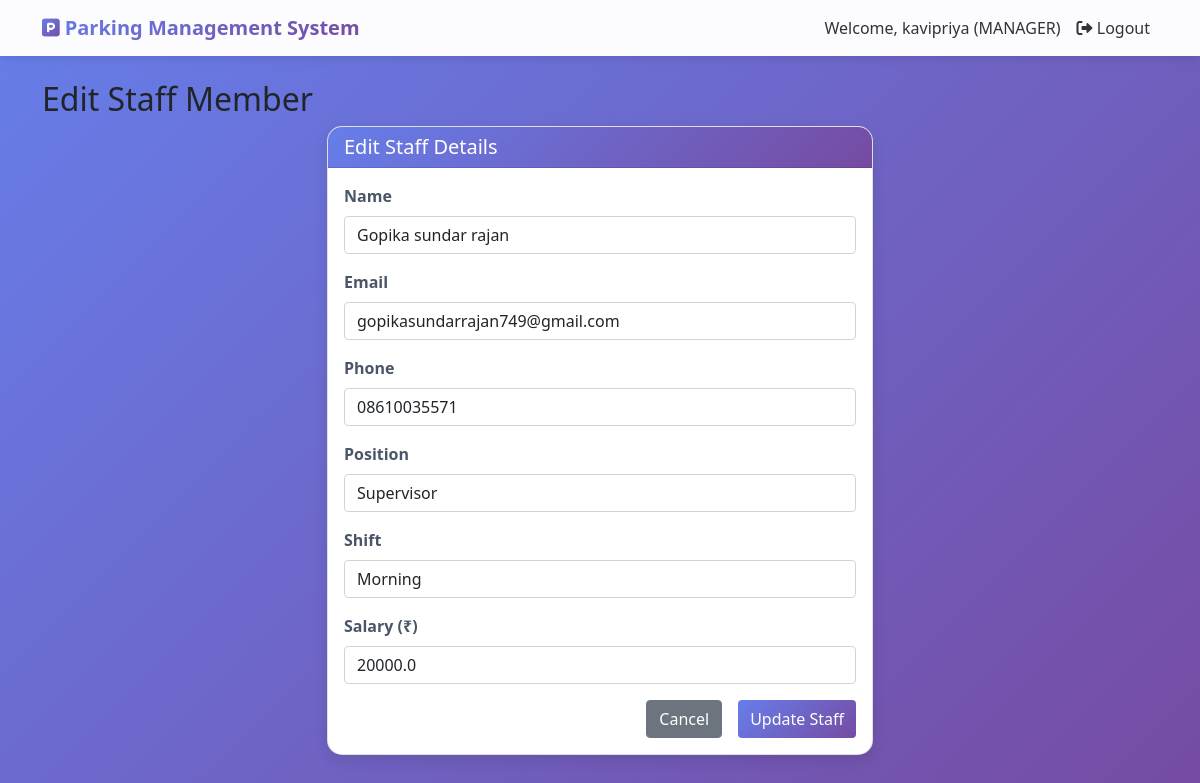
/manager/edit_staff/1 (signed in), run on the app's committed database.
### models.py (models this page shows)
class User(UserMixin, db.Model):
    id = db.Column(db.Integer, primary_key=True)
    name = db.Column(db.String(100), nullable=False)
    email = db.Column(db.String(100), unique=True, nullable=False)
    phone = db.Column(db.String(15), nullable=False)
    password = db.Column(db.String(200), nullable=False)
    vehicle_number = db.Column(db.String(20), nullable=True)
    role = db.Column(db.String(30), default='user')
    created_at = db.Column(db.DateTime, default=datetime.utcnow)
    bookings = db.relationship('Booking', backref='user', lazy=True)
    manager_application = db.relationship('ManagerApplication', backref='user', uselist=False)

class Staff(db.Model):
    id = db.Column(db.Integer, primary_key=True)
    name = db.Column(db.String(100), nullable=False)
    email = db.Column(db.String(100), unique=True, nullable=False)
    phone = db.Column(db.String(15), nullable=False)
    position = db.Column(db.String(50), nullable=False)
    shift = db.Column(db.String(20), nullable=False)
    salary = db.Column(db.Float, nullable=False)
    joining_date = db.Column(db.DateTime, default=datetime.utcnow)
    status = db.Column(db.String(20), default='active')

### app.py (the view)
@app.route('/manager/edit_staff/<int:staff_id>')
@login_required
def edit_staff(staff_id):
    if current_user.role != 'manager':
        flash('Access denied!', 'danger')
        return redirect(url_for('user_dashboard'))
    staff = Staff.query.get_or_404(staff_id)
    return render_template('manager/edit_staff.html', staff=staff)

### app.py (called while the page is built)
@login_manager.user_loader
def load_user(user_id):
    return User.query.get(int(user_id))

@app.context_processor
def utility_processor():
    return {'now': datetime.now}

### templates/manager/edit_staff.html (shortened to what this page needs)
{% extends "base.html" %}
{% block content %}
<h2>Edit Staff Member</h2>
<div class="row">
    <div class="col-md-6 mx-auto">
        <div class="card">
            <div class="card-header">
                <h5>Edit Staff Details</h5>
            </div>
            <div class="card-body">
                <form method="POST" action="{{ url_for('update_staff', staff_id=staff.id) }}">
                    <div class="mb-3">
                        <label for="name" class="form-label">Name</label>
                        <input type="text" class="form-control" id="name" name="name" value="{{ staff.name }}" required>
                    </div>
                    <div class="mb-3">
                        <label for="email" class="form-label">Email</label>
                        <input type="email" class="form-control" id="email" name="email" value="{{ staff.email }}" required>
                    </div>
                    <div class="mb-3">
                        <label for="phone" class="form-label">Phone</label>
                        <input type="tel" class="form-control" id="phone" name="phone" value="{{ staff.phone }}" required>
                    </div>
                    <div class="mb-3">
                        <label for="position" class="form-label">Position</label>
                        <select class="form-control" id="position" name="position" required>
                            <option value="Supervisor" {% if staff.position == 'Supervisor' %}selected{% endif %}>Supervisor</option>
                        </select>
                    </div>
                    <div class="mb-3">
                        <label for="shift" class="form-label">Shift</label>
                        <select class="form-control" id="shift" name="shift" required>
                            <option value="morning" {% if staff.shift == 'morning' %}selected{% endif %}>Morning</option>
                        </select>
                    </div>
                    <div class="mb-3">
                        <label for="salary" class="form-label">Salary (₹)</label>
                        <input type="number" step="0.01" class="form-control" id="salary" name="salary" value="{{ staff.salary }}" required>
                    </div>
                    <div class="d-grid gap-2 d-md-flex justify-content-md-end">
                        <a href="{{ url_for('manage_staff') }}" class="btn btn-secondary me-md-2">Cancel</a>
                        <button type="submit" class="btn btn-primary">Update Staff</button>
                    </div>
                </form>
            </div>
        </div>
    </div>
</div>
{% endblock %}

### templates/base.html (shortened to what this page needs)
<!DOCTYPE html>
<html lang="en">
<head>
    <link rel="stylesheet" href="{{ url_for('static', filename='css/style.css') }}">
    <link rel="stylesheet" href="https://cdnjs.cloudflare.com/ajax/libs/font-awesome/6.0.0/css/all.min.css">   <link href="https://cdn.jsdelivr.net/npm/bootstrap@5.1.3/dist/css/bootstrap.min.css" rel="stylesheet">
    <link rel="stylesheet" href="https://cdnjs.cloudflare.com/ajax/libs/font-awesome/6.0.0/css/all.min.css">
</head>
<body>
    <nav class="navbar navbar-expand-lg navbar-light">
        <div class="container">
            <a class="navbar-brand" href="/">
                <i class="fas fa-parking"></i> Parking Management System
            </a>
            <div class="collapse navbar-collapse" id="navbarNav">
                <ul class="navbar-nav ms-auto">
                    {% if current_user.is_authenticated %}
                        <li class="nav-item">
                            <span class="nav-link">Welcome, {{ current_user.name }} ({{ current_user.role|upper }})</span>
                        </li>
                        <li class="nav-item">
                            <a class="nav-link" href="{{ url_for('logout') }}">
                                <i class="fas fa-sign-out-alt"></i> Logout
                            </a>
                        </li>
                    {% endif %}
                </ul>
            </div>
        </div>
    </nav>
    <div class="container mt-4">
        {% block content %}{% endblock %}
    </div>
</body>
</html>

### static/css/style.css (style rules this page uses)
* { margin: 0; padding: 0; box-sizing: border-box; }
body { font-family: 'Poppins', 'Segoe UI', Tahoma, Geneva, Verdana, sans-serif; background: linear-gradient(135deg, #667eea 0%, #764ba2 100%); min-height: 100vh; overflow-x: hidden; }
.navbar { background: rgba(255, 255, 255, 0.98) !important; box-shadow: 0 2px 20px rgba(0, 0, 0, 0.1); backdrop-filter: blur(10px); padding: 1rem 0; }
.navbar-brand { font-size: 1.5rem; font-weight: bold; background: linear-gradient(135deg, #667eea 0%, #764ba2 100%); -webkit-background-clip: text; background-clip: text; color: transparent !important; transition: all 0.3s ease; }
.navbar-brand i { background: linear-gradient(135deg, #667eea 0%, #764ba2 100%); -webkit-background-clip: text; background-clip: text; color: transparent; }
.nav-link { color: #333 !important; font-weight: 500; transition: all 0.3s ease; position: relative; }
.nav-link::after { content: ''; position: absolute; width: 0; height: 2px; background: linear-gradient(135deg, #667eea 0%, #764ba2 100%); bottom: 0; left: 50%; transition: all 0.3s ease; }
.card { border: none; border-radius: 20px; box-shadow: 0 10px 40px rgba(0, 0, 0, 0.1); transition: all 0.3s ease; overflow: hidden; background: white; }
.card-header { background: linear-gradient(135deg, #667eea 0%, #764ba2 100%); color: white; border: none; padding: 1rem 1.5rem; font-weight: 600; }
.card-header h5, .card-header h3 { margin: 0; color: white; }
.card-body { padding: 1.5rem; }
.btn { border-radius: 50px; padding: 0.6rem 1.5rem; font-weight: 600; transition: all 0.3s ease; position: relative; overflow: hidden; }
.btn::before { content: ''; position: absolute; top: 50%; left: 50%; width: 0; height: 0; border-radius: 50%; background: rgba(255, 255, 255, 0.3); transform: translate(-50%, -50%); transition: width 0.6s, height 0.6s; }
.btn-primary { background: linear-gradient(135deg, #667eea 0%, #764ba2 100%); border: none; color: white; }
.form-control, .form-select { border-radius: 10px; border: 2px solid #e2e8f0; padding: 0.7rem 1rem; transition: all 0.3s ease; font-size: 0.95rem; }
.form-label { font-weight: 600; color: #4a5568; margin-bottom: 0.5rem; }
.card, .dashboard-card, .alert { animation: fadeIn 0.6s ease; }
.card { box-shadow:0 2px 10px rgba(0,0,0,0.1); }

### templates/base.html (style rules this page uses)
body { background: linear-gradient(135deg, #667eea 0%, #764ba2 100%); min-height: 100vh; }
.navbar { background: rgba(255,255,255,0.95); box-shadow: 0 2px 10px rgba(0,0,0,0.1); }
.card { border-radius: 15px; box-shadow: 0 5px 15px rgba(0,0,0,0.1); transition: transform 0.3s; }
.btn-primary { background: linear-gradient(135deg, #667eea 0%, #764ba2 100%); border: none; }

### data on the page
User: name "kavipriya", role "MANAGER"
Staff: name "Gopika sundar rajan", email "gopikasundarrajan749@gmail.com", phone "08610035571", position "Supervisor", shift "Morning", salary "20000.0"
